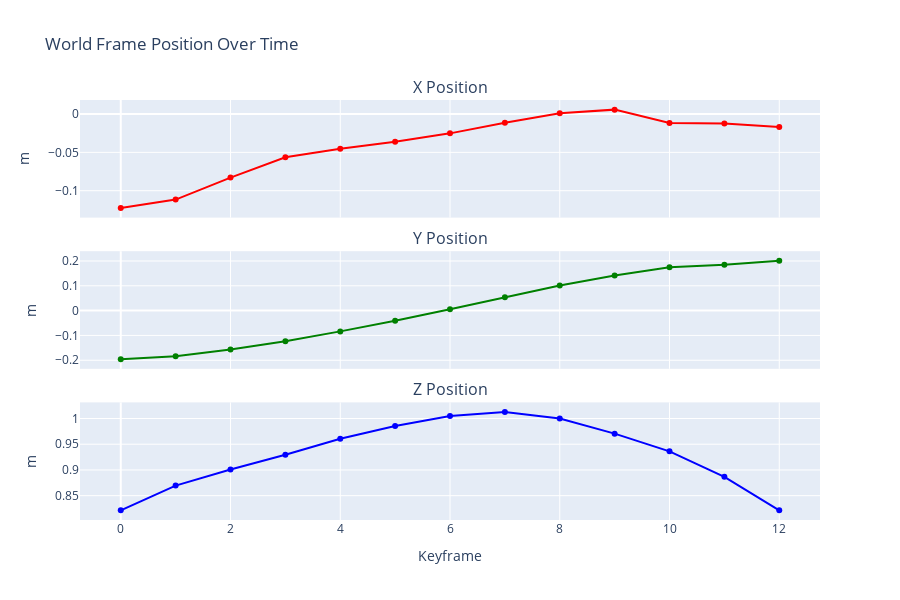

Source (notebook cell):
### Markdown cell above
### Position Time Series

### Code cell
# World frame position time series
time_steps = np.arange(len(pos_world))

fig = make_subplots(rows=3, cols=1, shared_xaxes=True,
                    subplot_titles=('X Position', 'Y Position', 'Z Position'),
                    vertical_spacing=0.08)

fig.add_trace(go.Scatter(x=time_steps, y=pos_world[:, 0], mode='lines+markers', name='X', line=dict(color='red')), row=1, col=1)
fig.add_trace(go.Scatter(x=time_steps, y=pos_world[:, 1], mode='lines+markers', name='Y', line=dict(color='green')), row=2, col=1)
fig.add_trace(go.Scatter(x=time_steps, y=pos_world[:, 2], mode='lines+markers', name='Z', line=dict(color='blue')), row=3, col=1)

fig.update_xaxes(title_text='Keyframe', row=3, col=1)
fig.update_yaxes(title_text='m', row=1, col=1)
fig.update_yaxes(title_text='m', row=2, col=1)
fig.update_yaxes(title_text='m', row=3, col=1)

fig.update_layout(title='World Frame Position Over Time', height=600, showlegend=False)
fig.show()

### Figure 1 — Plotly figure (JSON) as saved in the notebook; plotly's stock layout.template omitted (floating-point values rounded to 4 significant figures)
{"data": [{"line": {"color": "red"}, "mode": "lines+markers", "name": "X", "type": "scatter", "x": [0, 1, 2, 3, 4, 5, 6, 7, 8, 9, 10, 11, 12], "xaxis": "x", "y": [-0.1225, -0.1116, -0.08288, -0.05628, -0.04542, -0.03606, -0.02519, -0.01133, 0.001062, 0.005758, -0.01163, -0.0124, -0.01695], "yaxis": "y"}, {"line": {"color": "green"}, "mode": "lines+markers", "name": "Y", "type": "scatter", "x": [0, 1, 2, 3, 4, 5, 6, 7, 8, 9, 10, 11, 12], "xaxis": "x2", "y": [-0.1956, -0.1835, -0.1568, -0.1238, -0.0837, -0.04117, 0.005479, 0.05416, 0.1014, 0.1419, 0.1752, 0.1851, 0.2006], "yaxis": "y2"}, {"line": {"color": "blue"}, "mode": "lines+markers", "name": "Z", "type": "scatter", "x": [0, 1, 2, 3, 4, 5, 6, 7, 8, 9, 10, 11, 12], "xaxis": "x3", "y": [0.8215, 0.8696, 0.901, 0.9296, 0.9605, 0.9855, 1.005, 1.013, 1.0, 0.9706, 0.9362, 0.8865, 0.8214], "yaxis": "y3"}], "layout": {"annotations": [{"font": {"size": 16}, "showarrow": false, "text": "X Position", "x": 0.5, "xanchor": "center", "xref": "paper", "y": 1, "yanchor": "bottom", "yref": "paper"}, {"font": {"size": 16}, "showarrow": false, "text": "Y Position", "x": 0.5, "xanchor": "center", "xref": "paper", "y": 0.64, "yanchor": "bottom", "yref": "paper"}, {"font": {"size": 16}, "showarrow": false, "text": "Z Position", "x": 0.5, "xanchor": "center", "xref": "paper", "y": 0.28, "yanchor": "bottom", "yref": "paper"}], "height": 600, "showlegend": false, "title": {"text": "World Frame Position Over Time"}, "xaxis": {"anchor": "y", "domain": [0, 1], "matches": "x3", "showticklabels": false}, "xaxis2": {"anchor": "y2", "domain": [0, 1], "matches": "x3", "showticklabels": false}, "xaxis3": {"anchor": "y3", "domain": [0, 1], "title": {"text": "Keyframe"}}, "yaxis": {"anchor": "x", "domain": [0.72, 1], "title": {"text": "m"}}, "yaxis2": {"anchor": "x2", "domain": [0.36, 0.64], "title": {"text": "m"}}, "yaxis3": {"anchor": "x3", "domain": [0, 0.28], "title": {"text": "m"}}}}
